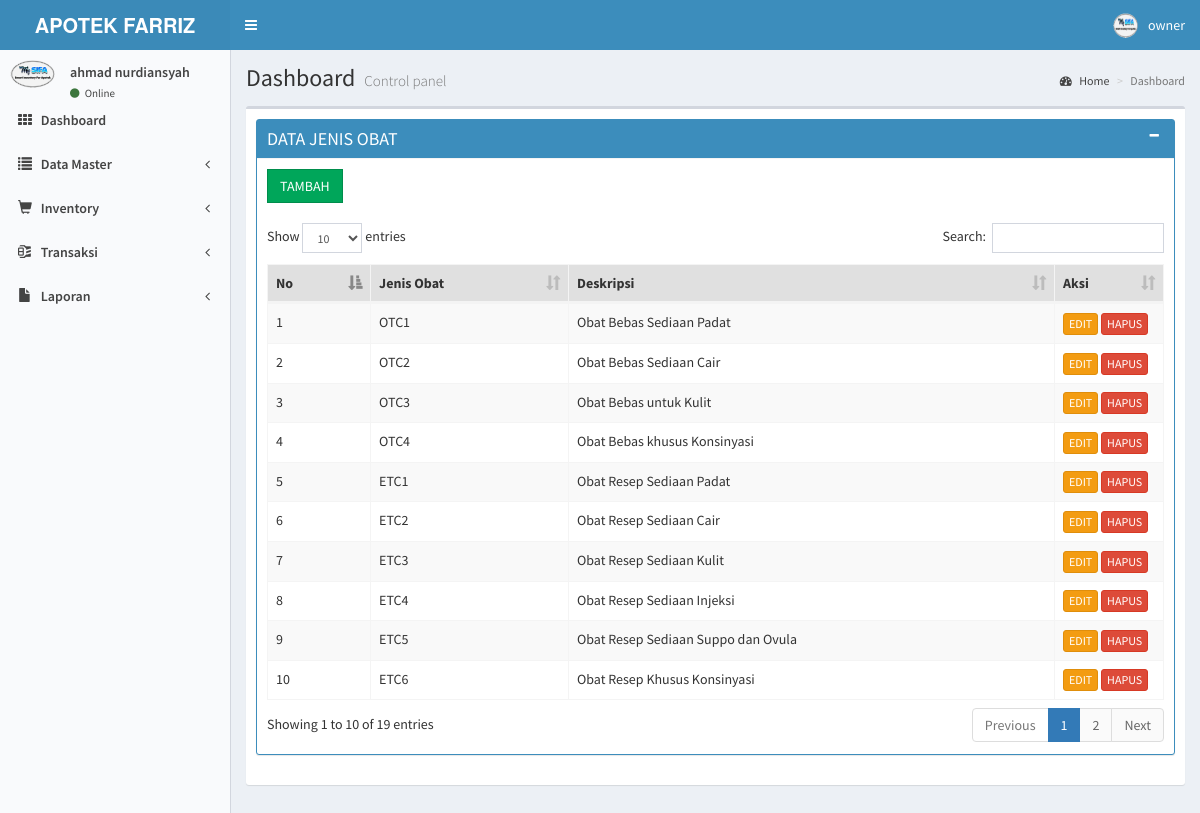
Screenshot of /masuk/media_admin.php?module=jenisobat (signed in) with the database file from the repository.
### tables this page shows
CREATE TABLE `jenis_obat` (
  `idjenis` int(50) NOT NULL,
  `jenisobat` varchar(50) NOT NULL,
  `ket` varchar(50) NOT NULL
);

### masuk/modul/mod_jenisobat/jenisobat.php (the view, shortened to what this page needs)
<?php
if (empty($_SESSION['username']) and empty($_SESSION['passuser'])) {
	echo "<link href=../css/style.css rel=stylesheet type=text/css>";
	echo "<div class='error msg'>Untuk mengakses Modul anda harus login.</div>";
} else {
	$aksi = "modul/mod_jenisobat/aksi_jenisobat.php";
	switch ($_GET['act']) {
		default:
			$tampil_jenisobat = mysqli_query($GLOBALS["___mysqli_ston"], "SELECT * FROM jenis_obat ORDER BY idjenis ");
?>
			<div class="box box-primary box-solid">
				<div class="box-header with-border">
					<h3 class="box-title">DATA JENIS OBAT</h3>
					<div class="box-tools pull-right">
						<button class="btn btn-box-tool" data-widget="collapse"><i class="fa fa-minus"></i></button>
					</div>
				</div>
				<div class="box-body">
					<a class='btn  btn-success btn-flat' href='?module=jenisobat&act=tambah'>TAMBAH</a>
					<br><br>
					<table id="example1" class="table table-bordered table-striped">
						<thead>
							<tr>
								<th>No</th>
								<th>Jenis Obat</th>
								<th>Deskripsi</th>
								<th width="70">Aksi</th>
							</tr>
						</thead>
						<tbody>
							<?php
							$no = 1;
							while ($r = mysqli_fetch_array($tampil_jenisobat)) {
								echo "<tr class='warnabaris' >
											<td>$no</td>
											 <td>$r[jenisobat]</td>
											 <td>$r[ket]</td>
											 <td><a href='?module=jenisobat&act=edit&id=$r[idjenis]' title='EDIT' class='btn btn-warning btn-xs'>EDIT</a>
											 <a href=javascript:confirmdelete('$aksi?module=jenisobat&act=hapus&id=$r[idjenis]') title='HAPUS' class='btn btn-danger btn-xs'>HAPUS</a>
											</td>
										</tr>";
								$no++;
							}
							echo "</tbody></table>";
							?>
				</div>
			</div>
<?php
			break;
	}
}
?>

### rows the page displays
jenis_obat: jenisobat "OTC1", ket "Obat Bebas Sediaan Padat"
jenis_obat: jenisobat "OTC2", ket "Obat Bebas Sediaan Cair"
jenis_obat: jenisobat "OTC3", ket "Obat Bebas untuk Kulit"
jenis_obat: jenisobat "OTC4", ket "Obat Bebas khusus Konsinyasi"
jenis_obat: jenisobat "ETC1", ket "Obat Resep Sediaan Padat"
jenis_obat: jenisobat "ETC2", ket "Obat Resep Sediaan Cair"
jenis_obat: jenisobat "ETC3", ket "Obat Resep Sediaan Kulit"
jenis_obat: jenisobat "ETC4", ket "Obat Resep Sediaan Injeksi"
jenis_obat: jenisobat "ETC5", ket "Obat Resep Sediaan Suppo dan Ovula"
jenis_obat: jenisobat "ETC6", ket "Obat Resep Khusus Konsinyasi"

### other values shown
$_SESSION['namauser'] "owner"
$_SESSION['namalengkap'] "ahmad nurdiansyah"
